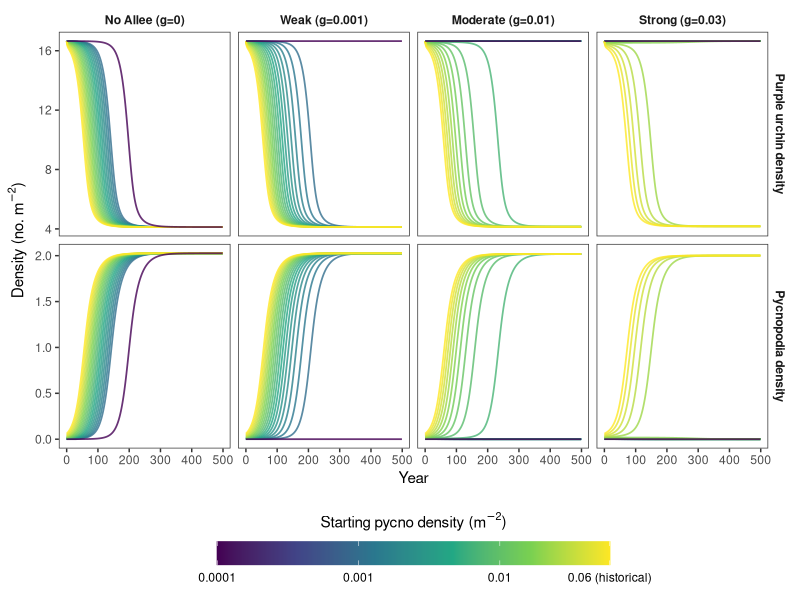
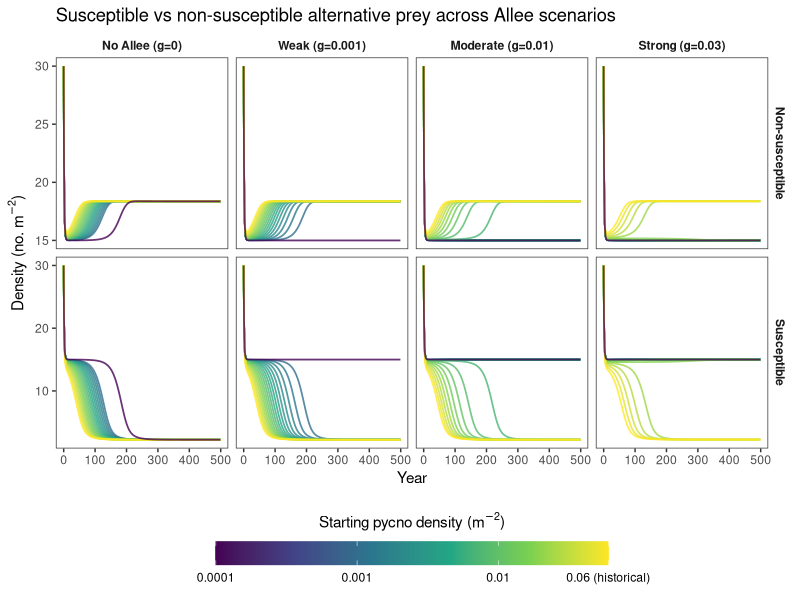

The R script that drew these images, in order:
## ---- chunk 1
knitr::opts_chunk$set(echo = TRUE)
## ---- chunk 2
library(deSolve)
library(dplyr)
library(ggplot2)
library(tidyr)
## ---- chunk 3
# Smooth approximation to max(x, 0) -- used for the urchin refuge so the
# transition to "protected" urchins has no sharp kink, which can otherwise
# cause solver convergence issues (e.g. lsoda "corrector convergence failed
# repeatedly") right around the refuge boundary. Higher `sharpness` makes
# this behave more like a hard cutoff; lower values transition more gradually.
smooth_floor <- function(x, sharpness = 5) {
  (x + log1p(exp(-sharpness * x)) / sharpness)
}
## ---- chunk 4
# Defines a function with the model parameters as arguments
make_diffyq <- function(alpha,        # search / attack rate (Q)
                         rho_u,       # preference weight for urchins (P)
                         rho_x,       # preference weight for SUSCEPTIBLE alt prey (X1)
                         rho_x2,      # preference weight for NON-SUSCEPTIBLE alt prey (X2) -- the refuge pool
                         b_u,         # urchin saturation coefficient (b)
                         c_o,         # alt prey saturation coefficient (c)
                         rec,         # fixed urchin recruitment
                         K_U,         # urchin carrying capacity
                         e,           # conversion efficiency
                         g,           # Allee effect threshold
                         z,           # nutritional value exponent
                         d,           # sea star mortality
                         r,           # growth rate for alternative prey
                         K_alt,       # carrying capacity for alternative prey
                         exchange,    # exchange rate between prey pools
                         urchin_refuge # urchin density largely protected from predation
                         ) {
  # Returns this function below, taking arguments of t (current time), 
  # and N (current state vector)
  function(t, N, parms = NULL) {
    S <- max(N[1], 0)   # pycno density 
    U <- max(N[4], 0)   # urchin density 
    X1 <- max(N[2], 0)  # susceptible alternative prey
    X2 <- max(N[3], 0)  # non-susceptible alternative prey
    O <- X1 + X2         # total alternative prey

    # Urchins hiding in refugia (crevices, cracks) are largely protected
    # from predation. Uses a smooth threshold instead of a hard pmax() to
    # avoid solver convergence issues at the refuge boundary.
    U_access <- smooth_floor(U - urchin_refuge, sharpness = 5)

    # Pycno dynamics---------------------------------------------------
    
    # predator preference for urchins * attack rate * accessible urchin density *
    # predator density / (1 + urchin saturation * urchin density + alt prey saturation *
    # alt prey density) -- this is Holling Type II functional response (rate of 
    # prey consumption rises as prey density increases but levels off at some 
    # point when increases in prey density no longer increase consumption).
    # Only U_access (urchins above the refuge threshold) can actually be eaten.
    urchin_consumption <- (rho_u * alpha * U_access * S) / (1 + b_u * U + c_o * O)

    # Alt prey consumption is now split by pool: X1 (susceptible) is eaten at
    # the normal rho_x rate, while X2 (non-susceptible / refuge pool) is eaten
    # at the much-reduced rho_x2 rate. 
    alt_consumption    <- (rho_x * alpha * X1 * S + rho_x2 * alpha * X2 * S) / (1 + b_u * U + c_o * O)

    allee_effect <- S / (S + g)
    nutritional_impact <- pmax(1 - U / K_U, 0) ^ z

    birth_S <- e * (urchin_consumption * nutritional_impact + alt_consumption) * allee_effect
    death_S <- d * S
    dSdt <- birth_S - death_S

    # Urchin dynamics---------------------------------------------------------
    growth_U   <- rec * U * (1 - U / K_U)
    predation_U <- urchin_consumption
    dUdt <- growth_U - predation_U

    # Alternative prey ---------------------------------------------------------
    recx <- r * (X1 + X2) * (1 - (X1 + X2) / K_alt)

    # Predation on each pool now uses its own attack-rate weight, so X2 is
    # genuinely protected rather than eaten at the same rate as X1.
    predation_X1 <- (rho_x  * alpha * X1 * S) / (1 + b_u * U + c_o * O)
    predation_X2 <- (rho_x2 * alpha * X2 * S) / (1 + b_u * U + c_o * O)

    dx1dt <- 0.5 * recx + exchange * (X2 - X1) - predation_X1
    dx2dt <- 0.5 * recx + exchange * (X1 - X2) - predation_X2

    return(list(c(dSdt, dx1dt, dx2dt, dUdt)))
  }
}
## ---- chunk 5
default_alpha          <- 2.5      # Galloway et al. uses alpha = 1000
default_rho_u          <- 1
default_rho_x          <- 1
default_rho_x2         <- 0
default_b_u            <- 0.1
default_c_o            <- 0.1
default_rec            <- 1
default_K_U            <- 16.65
default_e              <- 0.01
default_g              <- 0.01
default_z              <- 0.3
default_d              <- 0.03      
default_r              <- 0.5
default_K_alt          <- 30
default_exchange       <- 0.1
default_urchin_refuge  <- 2       # urchin density protected from predation (~12% of K_U)
## ---- chunk 6
# Runs function 
run_mods <- function(P0,
                      g             = default_g, 
                      d             = default_d,
                      z             = default_z,
                      rec           = default_rec,
                      K_U           = default_K_U,
                      alpha         = default_alpha,
                      rho_u         = default_rho_u,
                      rho_x         = default_rho_x,
                      rho_x2        = default_rho_x2,
                      b_u           = default_b_u,
                      c_o           = default_c_o,
                      e             = default_e,
                      r             = default_r,
                      K_alt         = default_K_alt,
                      exchange      = default_exchange,
                      urchin_refuge = default_urchin_refuge,
                      X0            = 30,  # initial alternative prey density 
                      Y0            = 16.65,  # initial urchin density
                      n_iter        = 500, # simulates 500 years 
                      interval      = 1) {

  # Build a self-contained ODE function for this specific parameter set
  diffyq <- make_diffyq(
    alpha = alpha, rho_u = rho_u, rho_x = rho_x, rho_x2 = rho_x2,
    b_u = b_u, c_o = c_o,
    rec = rec, K_U = K_U, e = e, g = g, z = z, d = d,
    r = r, K_alt = K_alt, exchange = exchange, urchin_refuge = urchin_refuge
  )

  # Run ODE  (state order: S, X1, X2, U)
  out <- ode(
    y     = c(P0, X0, X0, Y0),
    times = seq(0, (n_iter - 1) * interval, by = interval),
    func  = diffyq,
    parms = NULL,
    atol  = 1e-6,
    rtol  = 1e-6
  )

  data.frame(
    time   = out[, 1],
    pycno  = out[, 2],
    X1     = out[, 3],
    X2     = out[, 4],
    urchin = out[, 5],
    P0     = P0,
    g      = g,
    d      = d,
    z      = z
  )
}

# ------------------------------------------------------------------------------
# Run scenarios
# ------------------------------------------------------------------------------
P0_vals <- c(0.0001, exp(seq(log(0.001), log(0.06), length.out = 18)))
g_vals  <- c(0, 0.001, 0.01, 0.03)

results <- expand.grid(P0 = P0_vals, g = g_vals) %>%
  rowwise() %>%
  do(run_mods(
    P0     = .$P0,
    g      = .$g,
    n_iter = 500
  )) %>%
  ungroup()
## ---- chunk 7
results <- results %>%
  mutate(
    P0_label = paste0("P0 = ", round(P0, 4)),
    g_label  = factor(g, labels = c("No Allee (g=0)",
                                     "Weak (g=0.001)",
                                     "Moderate (g=0.01)",
                                     "Strong (g=0.03)"))
  )

results_long <- results %>%
  select(time, pycno, urchin, P0, P0_label, g_label) %>%
  pivot_longer(cols      = c(pycno, urchin),
               names_to  = "species",
               values_to = "density") %>%
  mutate(species = recode(species,
                          "pycno"  = "Pycnopodia density",
                          "urchin" = "Purple urchin density"))

p_updated <- ggplot(results_long,
                    aes(x = time, y = density,
                        colour = P0, group = P0_label)) +
  geom_line(alpha = 0.8, linewidth = 0.6) +
  scale_colour_viridis_c(
    trans   = "log10",
    name    = expression(paste("Starting pycno density (", m^-2, ")")),
    breaks  = c(0.0001, 0.001, 0.01, 0.06),
    labels  = c("0.0001", "0.001", "0.01", "0.06 (historical)")
  ) +
  facet_grid(species ~ g_label, scales = "free_y") +
  labs(
    x = "Year",
    y = expression(paste("Density (no. ", m^-2, ")"))
  ) +
  theme_bw() +
  theme(
    panel.grid       = element_blank(),
    legend.position  = "bottom",
    legend.key.width = unit(2, "cm"),
    strip.background = element_blank(),
    strip.text       = element_text(face = "bold")
  ) +
  guides(colour = guide_colourbar(title.position = "top", title.hjust = 0.5))

p_updated
## ---- chunk 8
# Plotting alternative prey
results_alt <- results %>%
  mutate(
    P0_label = paste0("P0 = ", round(P0, 4)),
    g_label  = factor(g, labels = c("No Allee (g=0)",
                                     "Weak (g=0.001)",
                                     "Moderate (g=0.01)",
                                     "Strong (g=0.03)"))
  ) %>%
  select(time, X1, X2, P0, P0_label, g_label) %>%
  pivot_longer(cols      = c(X1, X2),
               names_to  = "prey_type",
               values_to = "density") %>%
  mutate(prey_type = recode(prey_type,
                            "X1" = "Susceptible",
                            "X2" = "Non-susceptible"))

ggplot(results_alt,
       aes(x = time, y = density,
           colour = P0, group = P0_label)) +
  geom_line(alpha = 0.8, linewidth = 0.6) +
  scale_colour_viridis_c(
    trans   = "log10",
    name    = expression(paste("Starting pycno density (", m^-2, ")")),
    breaks  = c(0.0001, 0.001, 0.01, 0.06),
    labels  = c("0.0001", "0.001", "0.01", "0.06 (historical)")
  ) +
  facet_grid(prey_type ~ g_label, scales = "free_y") +
  labs(
    title = "Susceptible vs non-susceptible alternative prey across Allee scenarios",
    x     = "Year",
    y     = expression(paste("Density (no. ", m^-2, ")"))
  ) +
  theme_bw() +
  theme(
    panel.grid       = element_blank(),
    legend.position  = "bottom",
    legend.key.width = unit(2, "cm"),
    strip.background = element_blank(),
    strip.text       = element_text(face = "bold")
  ) +
  guides(colour = guide_colourbar(title.position = "top", title.hjust = 0.5))
## ---- chunk 9
# Extract equilibrium values (mean of last 50 time steps)
equilibrium <- results %>%
  group_by(P0, g) %>%
  filter(time >= max(time) - 50) %>%
  summarise(
    pycno_eq  = mean(pycno),
    urchin_eq = mean(urchin),
    alt_eq    = mean(X1 + X2),
    alt_eq_x1 = mean(X1),
    alt_eq_x2 = mean(X2), #non-susceptible
    .groups   = "drop"
  ) %>%
  mutate(
    g_label = factor(g, labels = c("No Allee (g=0)",
                                    "Weak (g=0.001)",
                                    "Moderate (g=0.01)",
                                    "Strong (g=0.03)"))
  )

print(equilibrium)
